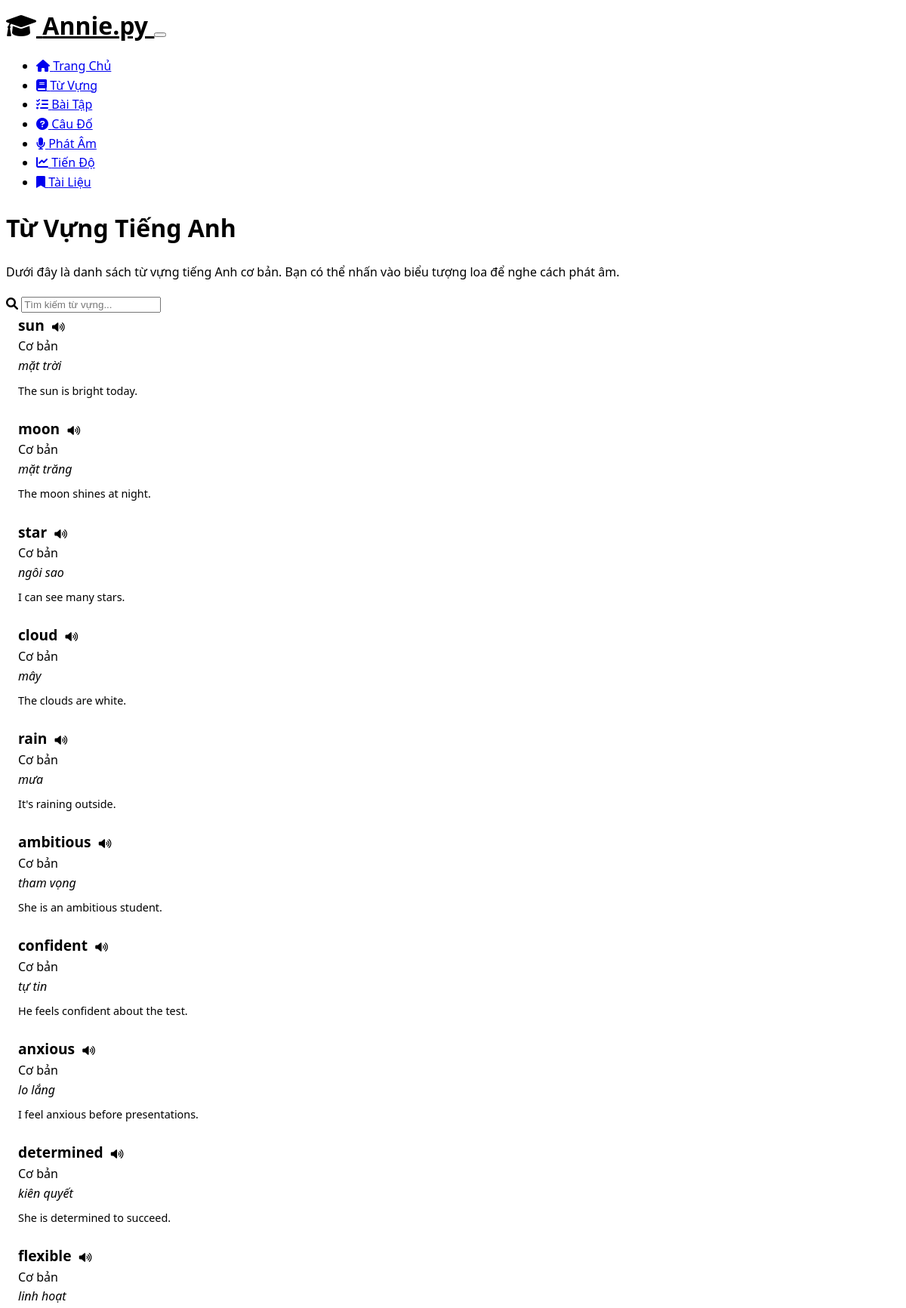
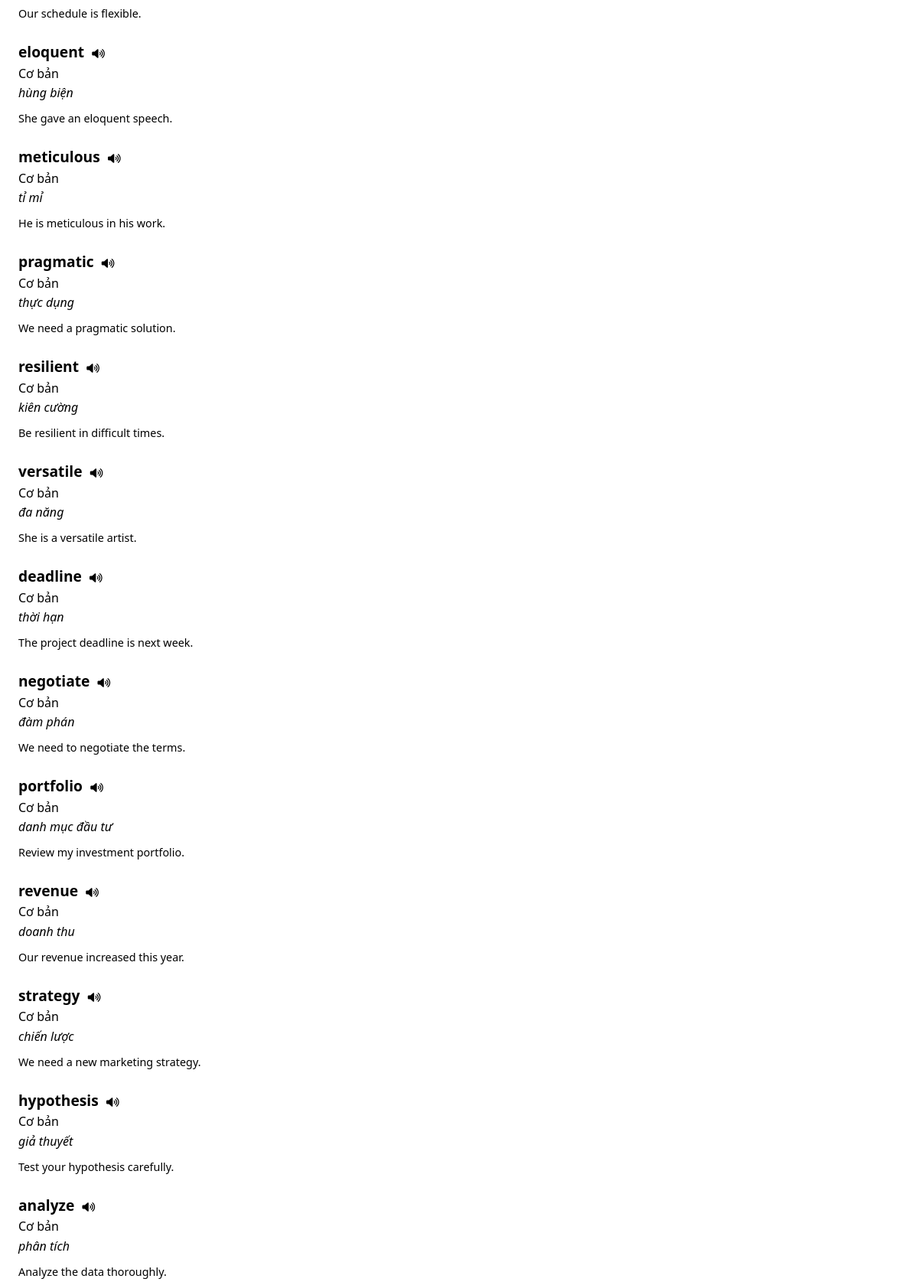
Screenshot of /vocabulary (upper part) with the database file from the repository (2 pictures, top to bottom).
### models.py (models this page shows)
class Vocabulary(db.Model):
    id = db.Column(db.Integer, primary_key=True)
    english = db.Column(db.String(100), nullable=False)
    vietnamese = db.Column(db.String(100), nullable=False)
    example = db.Column(db.String(255))
    audio_url = db.Column(db.String(255))  # URL to audio pronunciation

### app.py (the view)
@app.route('/vocabulary')
def vocabulary():
    try:
        vocab_items = models.Vocabulary.query.all()
        app.logger.info(f"Found {len(vocab_items)} vocabulary items")
        return render_template('vocabulary.html', vocab_items=vocab_items)
    except Exception as e:
        app.logger.error(f"Error fetching vocabulary: {str(e)}")
        return render_template('vocabulary.html', vocab_items=[], error="Không thể tải từ vựng")

### templates/vocabulary.html (shortened to what this page needs)
{% extends 'layout.html' %}
{% block content %}
<div class="container">
    <h1 class="mb-4">Từ Vựng Tiếng Anh</h1>
    <div class="card mb-4">
        <div class="card-body">
            <p>Dưới đây là danh sách từ vựng tiếng Anh cơ bản. Bạn có thể nhấn vào biểu tượng loa để nghe cách phát âm.</p>
            <div class="input-group mb-3">
                <span class="input-group-text"><i class="fas fa-search"></i></span>
                <input type="text" id="vocabularySearch" class="form-control" placeholder="Tìm kiếm từ vựng...">
            </div>
        </div>
    </div>
    <div class="row">
        <div class="col-md-8">
            <div class="vocabulary-list">
                {% if vocab_items %}
                    {% for item in vocab_items %}
                        <div class="vocab-item mb-3 p-3 border rounded">
                            <div class="d-flex justify-content-between align-items-center">
                                <div>
                                    <span class="english-word h5">{{ item.english }}</span>
                                    <button class="audio-btn btn btn-link" onclick="playAudio('{{ item.english }}')">
                                        <i class="fas fa-volume-up"></i>
                                    </button>
                                </div>
                                <span class="badge bg-info">Cơ bản</span>
                            </div>
                            <div class="vietnamese-translation text-muted mt-2">{{ item.vietnamese }}</div>
                            <div class="example-sentence small mt-2 text-success">{{ item.example }}</div>
                        </div>
                    {% endfor %}
                {% else %}
                    <div class="alert alert-info">
                        <i class="fas fa-info-circle"></i> Không có từ vựng nào trong cơ sở dữ liệu.
                    </div>
                {% endif %}
            </div>
        </div>
    </div>
</div>
{% endblock %}

### static/styles.css (style rules this page uses)
body { font-family: 'Segoe UI', Tahoma, Geneva, Verdana, sans-serif; line-height: 1.6; }
.vocab-item { border-left: 4px solid var(--bs-info); padding-left: 1rem; margin-bottom: 1.5rem; }
.english-word { font-weight: bold; font-size: 1.2rem; }
.vietnamese-translation { font-style: italic; color: var(--bs-secondary); }
.example-sentence { margin-top: 0.5rem; font-size: 0.9rem; }
.audio-btn { background: none; border: none; color: var(--bs-info); cursor: pointer; }

### rows the page displays
Vocabulary: english "sun", vietnamese "mặt trời", example "The sun is bright today."
Vocabulary: english "moon", vietnamese "mặt trăng", example "The moon shines at night."
Vocabulary: english "star", vietnamese "ngôi sao", example "I can see many stars."
Vocabulary: english "cloud", vietnamese "mây", example "The clouds are white."
Vocabulary: english "rain", vietnamese "mưa", example "It's raining outside."
Vocabulary: english "ambitious", vietnamese "tham vọng", example "She is an ambitious student."
Vocabulary: english "confident", vietnamese "tự tin", example "He feels confident about the test."
Vocabulary: english "anxious", vietnamese "lo lắng", example "I feel anxious before presentations."
Vocabulary: english "determined", vietnamese "kiên quyết", example "She is determined to succeed."
Vocabulary: english "flexible", vietnamese "linh hoạt", example "Our schedule is flexible."
Vocabulary: english "eloquent", vietnamese "hùng biện", example "She gave an eloquent speech."
Vocabulary: english "meticulous", vietnamese "tỉ mỉ", example "He is meticulous in his work."
Vocabulary: english "pragmatic", vietnamese "thực dụng", example "We need a pragmatic solution."
Vocabulary: english "resilient", vietnamese "kiên cường", example "Be resilient in difficult times."
Vocabulary: english "versatile", vietnamese "đa năng", example "She is a versatile artist."
Vocabulary: english "deadline", vietnamese "thời hạn", example "The project deadline is next week."
Vocabulary: english "negotiate", vietnamese "đàm phán", example "We need to negotiate the terms."
Vocabulary: english "portfolio", vietnamese "danh mục đầu tư", example "Review my investment portfolio."
Vocabulary: english "revenue", vietnamese "doanh thu", example "Our revenue increased this year."
Vocabulary: english "strategy", vietnamese "chiến lược", example "We need a new marketing strategy."
Vocabulary: english "hypothesis", vietnamese "giả thuyết", example "Test your hypothesis carefully."
Vocabulary: english "analyze", vietnamese "phân tích", example "Analyze the data thoroughly."
